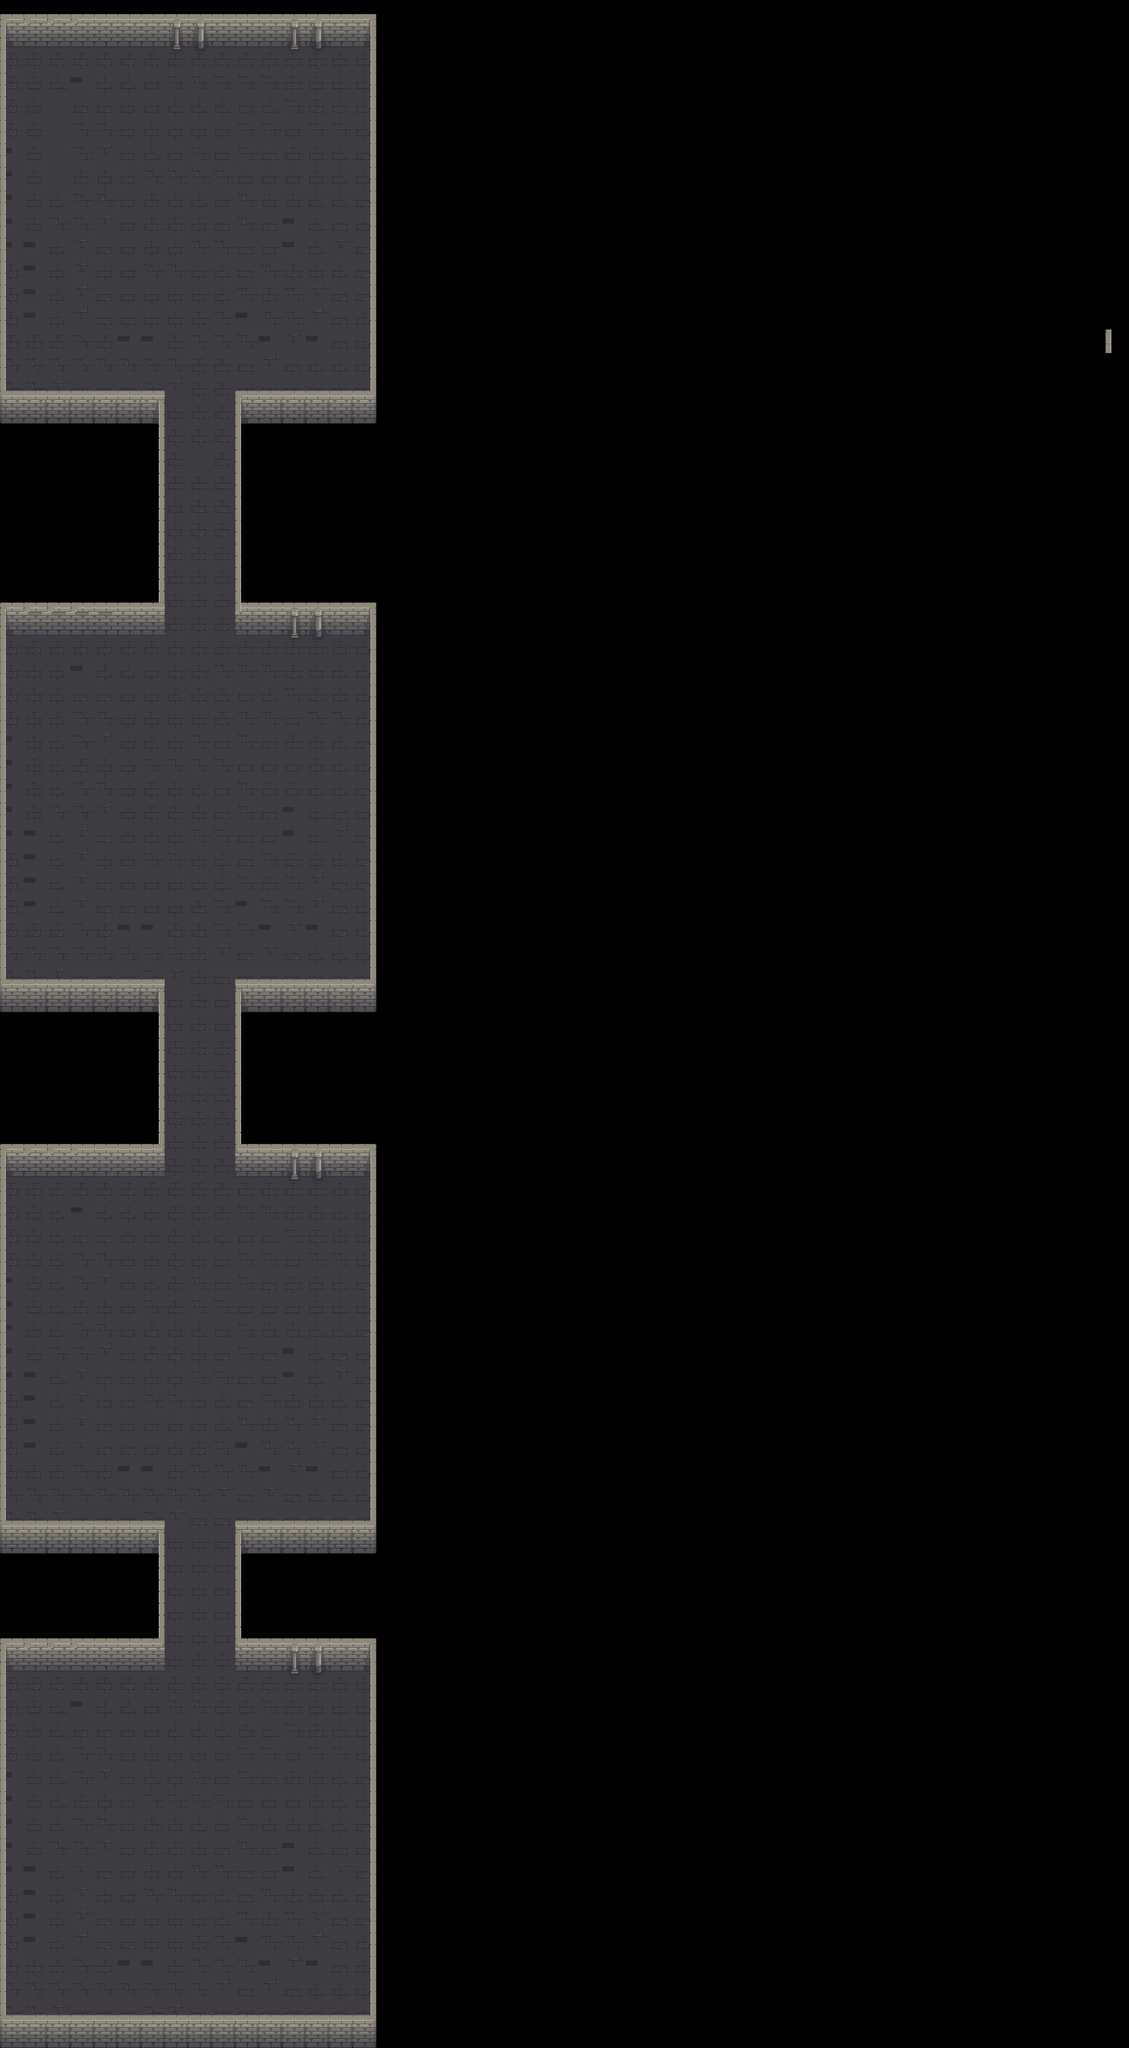

Below is a game level as drawn by its tile map, then a one-line description and the .tmx that defines it (tile-layer data replaced by summaries):
An orthogonal 48x87 tile map with 32x32 px tiles, 2 tile layers (Tile Layer 1, Tile Layer 2), 4 tilesets and 42 objects (6x 3, 5x 1, 3x 2, 2x front_door, 2x back_door, ...).

<map version="1.10" tiledversion="1.11.2" orientation="orthogonal" renderorder="right-down" width="48" height="87" tilewidth="32" tileheight="32" infinite="0" nextlayerid="8" nextobjectid="106">
 <tileset firstgid="1" source="../tilesets/dungeon_sprite_sheet.tsx" />
 <tileset firstgid="97" source="../tilesets/dungeon_floor.tsx" />
 <tileset firstgid="112" source="../tilesets/dungeon_object.tsx" />
 <tileset firstgid="180" source="../tilesets/Door.tsx" />
 <layer id="2" name="Tile Layer 1" width="48" height="87">
  <data>[4176 cells, 1037 non-empty, 12 distinct tile ids]</data>
 </layer>
 <layer id="1" name="Tile Layer 2" width="48" height="87">
  <data>[4176 cells, 373 non-empty, 31 distinct tile ids]</data>
 </layer>
 <objectgroup id="4" name="Objects">
  <object id="46" gid="170" x="101" y="2378" width="26" height="40" />
  <object id="49" gid="170" x="103" y="2398.67" width="26" height="40" />
  <object id="50" gid="170" x="101.667" y="2419.33" width="26" height="40" />
  <object id="51" gid="170" x="104.333" y="2446" width="26" height="40" />
  <object id="52" gid="170" x="101" y="2470" width="26" height="40" />
  <object id="53" gid="170" x="100.333" y="2490" width="26" height="40" />
  <object id="54" gid="170" x="54.3333" y="2397.33" width="26" height="40" />
  <object id="55" gid="170" x="80.3333" y="2395.33" width="26" height="40" />
  <object id="56" gid="170" x="122.333" y="2395.33" width="26" height="40" />
  <object id="57" gid="170" x="141" y="2396" width="26" height="40" />
  <object id="58" gid="151" x="58.6667" y="2534" width="64" height="36" />
 </objectgroup>
 <objectgroup id="7" name="Door">
  <object id="101" name="front_door" gid="182" x="224" y="1600" width="96" height="53" />
  <object id="102" name="back_door" gid="181" x="224" y="1440" width="96" height="53" />
  <object id="103" name="front_door" gid="182" x="224" y="864" width="96" height="53" />
  <object id="104" name="back_door" gid="181" x="224" y="608" width="96" height="53" />
  <object id="105" gid="181" x="224" y="2144" width="96" height="53" />
 </objectgroup>
 <objectgroup id="5" name="Entities">
  <object id="45" name="Player" x="308" y="2624">
   <point />
  </object>
  <object id="68" name="Poro" type="1" x="188" y="1778.67">
   <point />
  </object>
  <object id="74" name="Karthus" type="1" x="358.667" y="1704">
   <point />
  </object>
  <object id="75" name="Karthus" type="1" x="404" y="1810.67">
   <point />
  </object>
  <object id="77" name="Poro" type="2" x="232" y="1107">
   <point />
  </object>
  <object id="78" name="Karthus" type="2" x="402.667" y="1032.33">
   <point />
  </object>
  <object id="79" name="Karthus" type="2" x="448" y="1139">
   <point />
  </object>
  <object id="80" name="Poro" type="3" x="152" y="1032">
   <point />
  </object>
  <object id="81" name="Karthus" type="3" x="322.667" y="957.33">
   <point />
  </object>
  <object id="82" name="Karthus" type="3" x="368" y="1064">
   <point />
  </object>
  <object id="85" name="Chogath" type="3" x="280" y="1002">
   <point />
  </object>
  <object id="86" name="Chogath" type="3" x="184" y="954">
   <point />
  </object>
  <object id="88" name="Veigar" type="1" x="280.333" y="2351.67">
   <point />
  </object>
  <object id="90" name="Check_in" type="0" x="173" y="1947" width="200" height="128" />
  <object id="91" name="Check_in" type="1" x="194" y="1173" width="160" height="128" />
  <object id="92" name="Check_in" type="3" x="201.333" y="357" width="160" height="128" />
 </objectgroup>
 <objectgroup id="3" name="Collisions" locked="1">
  <object id="7" x="-18" y="-40" width="538" height="102" />
  <object id="13" x="326" y="542" width="184" height="310" />
  <object id="14" x="-4" y="538" width="220" height="318" />
  <object id="17" x="324" y="1346" width="172" height="254" />
  <object id="18" x="-2" y="1336" width="222" height="260" />
  <object id="21" x="326" y="2080" width="178" height="190" />
  <object id="22" x="-2" y="2066" width="224" height="204" />
  <object id="23" x="0" y="2736" width="524" height="86" />
  <object id="24" x="514" y="-20" width="164" height="2826" />
  <object id="25" x="-100" y="-18" width="106" height="2840" />
 </objectgroup>
</map>
